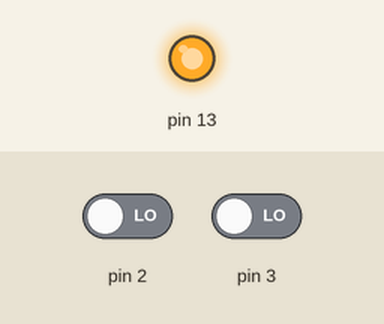
The sketch below on a simulated Arduino Uno, built with avr-gcc and run on an emulated ATmega328P. Shown: output pins drawn as LEDs (lit = HIGH). The test bench sets the inputs (shaded band); at power-on: pin 3 LOW, pin 2 LOW.

Above: at 1.2 s.
1.3 s: pin 3 driven HIGH
At 2.2 s:
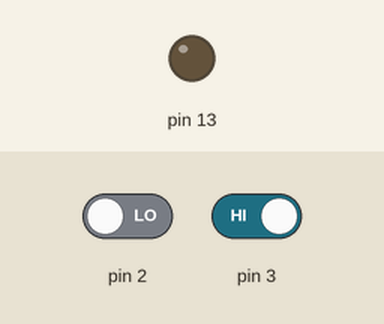
2.8 s: pin 2 driven HIGH
At 3.3 s:
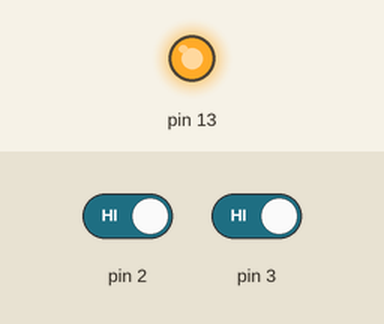
Timing chart, 0 to 5.8 s (numbered marks = the images above; inputs shaded):
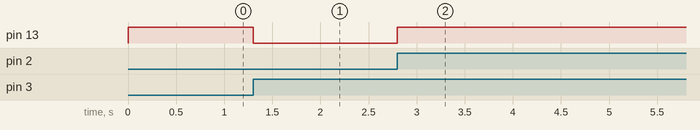

The sketch:

External_Interrupt.ino
```cpp
void setup()
{
  // put your setup code here, to run once:
  DDRB |= (1<<DDB5);  // PB5 = O/P

  // Enable the GIE (Global Interrupt Enable Bit)
  SREG |= (1<<7);
  //sei();

  //Enable the Required External Interrupts from the Corresponding Registers
  EIMSK |= (1<<INT0) | (1<<INT1);

  // Set the Edge select for External Interrupts
  EICRA |= (1<<ISC10) | (1<<ISC11) | (1<<ISC00) | (1<<ISC01);
}

void loop()
{
  // put your main code here, to run repeatedly:

}

// Implement the Interrupt Handler
ISR(INT0_vect)
{
  PORTB |= (1<<PB5);
}

ISR(INT1_vect)
{
  PORTB &= ~(1<<PB5);
}  
```

Measured:
- after the input at 1.3 s, pin 13: HIGH → LOW at once
- after the input at 2.8 s, pin 13: LOW → HIGH at once
